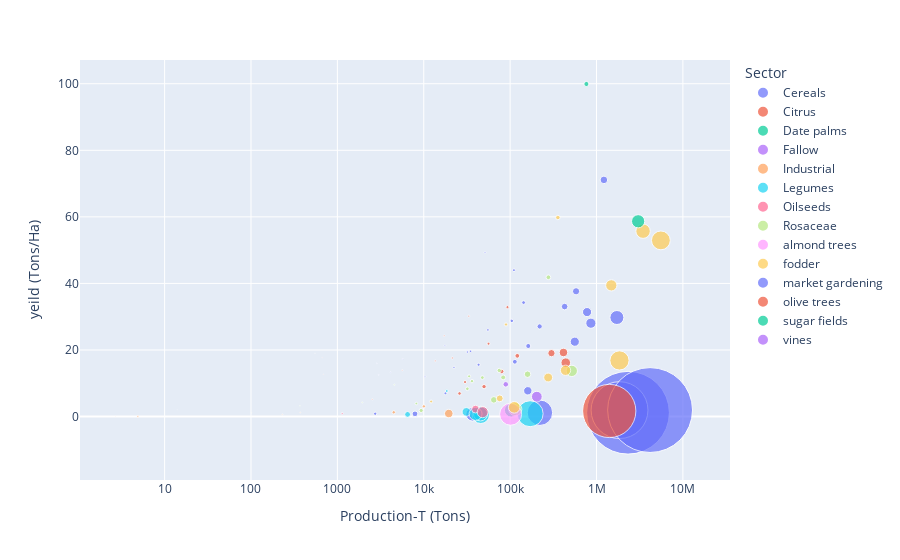

This figure's notebook cell:
### Code cell
fig = px.scatter(df3.query("Occurrence=='2010/2011'"), x="Production-T (Tons)", y="yield (Tons/Ha)",
	         size="Area (Ha)", color="Sector",
                 hover_name="Product", log_x=True, size_max=60)
fig.show()

### Figure 1 — Plotly figure (JSON) as saved in the notebook; plotly's stock layout.template omitted (floating-point values rounded to 4 significant figures)
{"data": [{"hovertemplate": "<b>%{hovertext}</b><br><br>Sector=Cereals<br>Production-T (Tons)=%{x}<br>yeild (Tons/Ha)=%{y}<br>Area (Ha)=%{marker.size}<extra></extra>", "hovertext": ["Barley", "Durum wheat", "Other cereals", "Rice", "Soft wheat", "Sorghum", "corn", "oats"], "legendgroup": "Cereals", "marker": {"color": "#636efa", "size": [2026000.0, 957200.0, 3200, 2550, 2131000, 9880, 191888, 54230], "sizemode": "area", "sizeref": 591.9, "symbol": "circle"}, "mode": "markers", "name": "Cereals", "orientation": "v", "showlegend": true, "type": "scatter", "x": [2318000.0, 1848000.0, 2740, 17840, 4170000.0, 7915.0, 221300.0, 36760.0], "xaxis": "x", "y": [1.144, 1.931, 0.8562, 6.996, 1.957, 0.8011, 1.153, 0.6779], "yaxis": "y"}, {"hovertemplate": "<b>%{hovertext}</b><br><br>Sector=Citrus<br>Production-T (Tons)=%{x}<br>yeild (Tons/Ha)=%{y}<br>Area (Ha)=%{marker.size}<extra></extra>", "hovertext": ["Blood Orange_Washington", "Grapefruit", "Lemon", "Orange_Morocco late", "Orange_Navel", "Orange_Navel lane late", "Orange_Navel late", "Orange_Navelina", "Orange_Others", "Orange_Salustiana", "Other citrus fruits", "Small fruit_Clementine", "Small fruit_Fortune", "Small fruit_Nador cott", "Small fruit_Nour", "Small fruit_Nova", "Small fruit_Nules", "Small fruit_Ortanique", "Small fruit_Others"], "legendgroup": "Citrus", "marker": {"color": "#EF553B", "size": [2570.0, 54.19, 2834.0, 21520.0, 15790.0, 1215.0, 406.5, 37.55, 3738.0, 1102.0, 489.0, 27220.0, 29, 2898.0, 6635.0, 814.3, 5895.0, 710.4, 5546.0], "sizemode": "area", "sizeref": 591.9, "symbol": "circle"}, "mode": "markers", "name": "Citrus", "orientation": "v", "showlegend": true, "type": "scatter", "x": [56250.0, 689.5, 93180.0, 414500.0, 300900.0, 21380.0, 5660.0, 666.9, 25950.0, 33260.0, 2538.0, 440700.0, 551, 30060, 121100.0, 13610.0, 79970.0, 17240.0, 49900.0], "xaxis": "x", "y": [21.89, 12.72, 32.88, 19.26, 19.05, 17.6, 13.92, 17.76, 6.944, 30.18, 5.19, 16.19, 19, 10.37, 18.24, 16.71, 13.57, 24.26, 8.996], "yaxis": "y"}, {"hovertemplate": "<b>%{hovertext}</b><br><br>Sector=Date palms<br>Production-T (Tons)=%{x}<br>yeild (Tons/Ha)=%{y}<br>Area (Ha)=%{marker.size}<extra></extra>", "hovertext": ["Date palm"], "legendgroup": "Date palms", "marker": {"color": "#00cc96", "size": [54480.0], "sizemode": "area", "sizeref": 591.9, "symbol": "circle"}, "mode": "markers", "name": "Date palms", "orientation": "v", "showlegend": true, "type": "scatter", "x": [103000.0], "xaxis": "x", "y": [1.89], "yaxis": "y"}, {"hovertemplate": "<b>%{hovertext}</b><br><br>Sector=Fallow<br>Production-T (Tons)=%{x}<br>yeild (Tons/Ha)=%{y}<br>Area (Ha)=%{marker.size}<extra></extra>", "hovertext": ["Fallow"], "legendgroup": "Fallow", "marker": {"color": "#ab63fa", "size": [1498000.0], "sizemode": "area", "sizeref": 591.9, "symbol": "circle"}, "mode": "markers", "name": "Fallow", "orientation": "v", "showlegend": true, "type": "scatter", "x": [0], "xaxis": "x", "y": [0], "yaxis": "y"}, {"hovertemplate": "<b>%{hovertext}</b><br><br>Sector=Industrial<br>Production-T (Tons)=%{x}<br>yeild (Tons/Ha)=%{y}<br>Area (Ha)=%{marker.size}<extra></extra>", "hovertext": ["Broom corn", "Cannabis", "Cayenne pepper", "Coriander harvested", "Henna", "Pickle", "Saffron", "caper", "rosebush"], "legendgroup": "Industrial", "marker": {"color": "#FFA15A", "size": [310, 97000, 7, 3520, 3280, 60, 1060, 21581, 368], "sizemode": "area", "sizeref": 591.9, "symbol": "circle"}, "mode": "markers", "name": "Industrial", "orientation": "v", "showlegend": true, "type": "scatter", "x": [372, 0, 14, 4493.0, 10038, 2.7, 4.9, 19490, 231], "xaxis": "x", "y": [1.2, 0, 2, 1.277, 3.06, 0.045, 0.004623, 0.9031, 0.6277], "yaxis": "y"}, {"hovertemplate": "<b>%{hovertext}</b><br><br>Sector=Legumes<br>Production-T (Tons)=%{x}<br>yeild (Tons/Ha)=%{y}<br>Area (Ha)=%{marker.size}<extra></extra>", "hovertext": ["Bean", "Chickpea", "Lens", "Orobe", "Other legumes", "Pea", "field bean"], "legendgroup": "Legumes", "marker": {"color": "#19d3f3", "size": [199618, 88785, 57987, 10050, 22410.0, 50244, 2410], "sizemode": "area", "sizeref": 591.9, "symbol": "circle"}, "mode": "markers", "name": "Legumes", "orientation": "v", "showlegend": true, "type": "scatter", "x": [170600.0, 45734, 45440.0, 6498.0, 31180.0, 39790.0, 18500], "xaxis": "x", "y": [0.8544, 0.5151, 0.7836, 0.6466, 1.391, 0.7919, 7.676], "yaxis": "y"}, {"hovertemplate": "<b>%{hovertext}</b><br><br>Sector=Oilseeds<br>Production-T (Tons)=%{x}<br>yeild (Tons/Ha)=%{y}<br>Area (Ha)=%{marker.size}<extra></extra>", "hovertext": ["Peanut", "Sesame", "Sunflower"], "legendgroup": "Oilseeds", "marker": {"color": "#FF6692", "size": [17840, 1190, 36573], "sizemode": "area", "sizeref": 591.9, "symbol": "circle"}, "mode": "markers", "name": "Oilseeds", "orientation": "v", "showlegend": true, "type": "scatter", "x": [39710, 1137, 48130.0], "xaxis": "x", "y": [2.226, 0.9555, 1.316], "yaxis": "y"}, {"hovertemplate": "<b>%{hovertext}</b><br><br>Sector=Rosaceae<br>Production-T (Tons)=%{x}<br>yeild (Tons/Ha)=%{y}<br>Area (Ha)=%{marker.size}<extra></extra>", "hovertext": ["Apple tree", "Apricot tree", "Banana tree", "Carob tree", "Cherry tree", "Fig tree", "Grenadier", "Lawyer", "Medlar", "Other fruit plantations", "Pear tree", "Pecan", "Pistachio", "Quince", "Walnut", "peach-nectarine", "plum tree"], "legendgroup": "Rosaceae", "marker": {"color": "#B6E880", "size": [37730.0, 12510.0, 6626.0, 457, 2096, 51450.0, 7064.0, 2772, 477, 4072.0, 3402, 115, 91, 3834.0, 5111.0, 5396.0, 12930.0], "sizemode": "area", "sizeref": 591.9, "symbol": "circle"}, "mode": "markers", "name": "Rosaceae", "orientation": "v", "showlegend": true, "type": "scatter", "x": [517600.0, 159124, 277297, 1943, 8210, 114800.0, 83081, 33519, 4563, 47690.0, 36177, 369, 101.6, 31990.0, 9339.0, 74771, 64770.0], "xaxis": "x", "y": [13.72, 12.72, 41.85, 4.252, 3.917, 2.231, 11.76, 12.09, 9.566, 11.71, 10.63, 3.209, 1.116, 8.345, 1.827, 13.86, 5.01], "yaxis": "y"}, {"hovertemplate": "<b>%{hovertext}</b><br><br>Sector=almond trees<br>Production-T (Tons)=%{x}<br>yeild (Tons/Ha)=%{y}<br>Area (Ha)=%{marker.size}<extra></extra>", "hovertext": ["Almond"], "legendgroup": "almond trees", "marker": {"color": "#FF97FF", "size": [144000.0], "sizemode": "area", "sizeref": 591.9, "symbol": "circle"}, "mode": "markers", "name": "almond trees", "orientation": "v", "showlegend": true, "type": "scatter", "x": [101400.0], "xaxis": "x", "y": [0.7042], "yaxis": "y"}, {"hovertemplate": "<b>%{hovertext}</b><br><br>Sector=fodder<br>Production-T (Tons)=%{x}<br>yeild (Tons/Ha)=%{y}<br>Area (Ha)=%{marker.size}<extra></extra>", "hovertext": ["Alfalfa", "Feed barley", "Forage mixture", "Forage sorghum", "Lupine", "Triticale", "bersim", "corn forage", "field peas", "green oats", "oat vetch"], "legendgroup": "fodder", "marker": {"color": "#FECB52", "size": [105081, 109400.0, 31510, 5972, 3240, 2690, 62101, 37650, 13871, 40156, 23490], "sizemode": "area", "sizeref": 591.9, "symbol": "circle"}, "mode": "markers", "name": "fodder", "orientation": "v", "showlegend": true, "type": "scatter", "x": [5563000.0, 1844000.0, 438074, 357200, 89630, 12174, 3460000.0, 1484000.0, 75800, 111600.0, 275661], "xaxis": "x", "y": [52.94, 16.86, 13.9, 59.81, 27.66, 4.526, 55.71, 39.42, 5.465, 2.779, 11.74], "yaxis": "y"}, {"hovertemplate": "<b>%{hovertext}</b><br><br>Sector=market gardening<br>Production-T (Tons)=%{x}<br>yeild (Tons/Ha)=%{y}<br>Area (Ha)=%{marker.size}<extra></extra>", "hovertext": ["Artichoke", "Asparagus", "Blueberry", "Carrot", "Cauliflower", "Cucumber", "Eggplant", "Garlic", "Green onion", "Melon", "Mint", "Niora", "Onion", "Other vegetable crops", "Potato", "Raspberry", "Small Green Pea", "Tomato", "Turnip", "Watermelon", "Yam", "apple cabbage", "chili pepper", "green bean", "strawberries tree", "vegetable beet", "zucchini squash"], "legendgroup": "market gardening", "marker": {"color": "#636efa", "size": [2769, 0, 240.0, 12944, 3637.0, 1040.0, 1775.0, 1513, 179, 24770.0, 2125, 1648, 30690.0, 24920.0, 57850.0, 310.0, 20690.0, 17130.0, 7652.0, 15410.0, 825, 863, 4179.0, 6887.0, 2517.0, 330, 8110.0], "sizemode": "area", "sizeref": 591.9, "symbol": "circle"}, "mode": "markers", "name": "market gardening", "orientation": "v", "showlegend": true, "type": "scatter", "x": [43137, 0, 3009.0, 427700.0, 104600.0, 51220.0, 34820.0, 22376, 2864, 777600.0, 55319, 31953, 860900.0, 560600.0, 1721000.0, 4133.0, 160100.0, 1218000.0, 162200.0, 580000.0, 17582, 10341, 143100.0, 113400.0, 110700.0, 5713, 219600.0], "xaxis": "x", "y": [15.58, 0, 12.54, 33.04, 28.76, 49.25, 19.62, 14.79, 16, 31.39, 26.03, 19.39, 28.05, 22.49, 29.76, 13.33, 7.742, 71.11, 21.2, 37.64, 21.31, 11.98, 34.25, 16.46, 43.99, 17.31, 27.08], "yaxis": "y"}, {"hovertemplate": "<b>%{hovertext}</b><br><br>Sector=olive trees<br>Production-T (Tons)=%{x}<br>yeild (Tons/Ha)=%{y}<br>Area (Ha)=%{marker.size}<extra></extra>", "hovertext": ["Olivier"], "legendgroup": "olive trees", "marker": {"color": "#EF553B", "size": [838900.0], "sizemode": "area", "sizeref": 591.9, "symbol": "circle"}, "mode": "markers", "name": "olive trees", "orientation": "v", "showlegend": true, "type": "scatter", "x": [1405000.0], "xaxis": "x", "y": [1.675], "yaxis": "y"}, {"hovertemplate": "<b>%{hovertext}</b><br><br>Sector=sugar fields<br>Production-T (Tons)=%{x}<br>yeild (Tons/Ha)=%{y}<br>Area (Ha)=%{marker.size}<extra></extra>", "hovertext": ["Sugar beet", "Sugar cane"], "legendgroup": "sugar fields", "marker": {"color": "#00cc96", "size": [51730.0, 7645], "sizemode": "area", "sizeref": 591.9, "symbol": "circle"}, "mode": "markers", "name": "sugar fields", "orientation": "v", "showlegend": true, "type": "scatter", "x": [3035000.0, 763913], "xaxis": "x", "y": [58.67, 99.92], "yaxis": "y"}, {"hovertemplate": "<b>%{hovertext}</b><br><br>Sector=vines<br>Production-T (Tons)=%{x}<br>yeild (Tons/Ha)=%{y}<br>Area (Ha)=%{marker.size}<extra></extra>", "hovertext": ["table grape", "wine grape"], "legendgroup": "vines", "marker": {"color": "#ab63fa", "size": [34060.0, 9199.0], "sizemode": "area", "sizeref": 591.9, "symbol": "circle"}, "mode": "markers", "name": "vines", "orientation": "v", "showlegend": true, "type": "scatter", "x": [203800.0, 89030.0], "xaxis": "x", "y": [5.982, 9.679], "yaxis": "y"}], "layout": {"legend": {"itemsizing": "constant", "title": {"text": "Sector"}, "tracegroupgap": 0}, "margin": {"t": 60}, "xaxis": {"anchor": "y", "domain": [0, 1], "title": {"text": "Production-T (Tons)"}, "type": "log"}, "yaxis": {"anchor": "x", "domain": [0, 1], "title": {"text": "yeild (Tons/Ha)"}}}}
